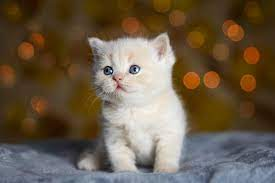
#> input picture Photos/cat.jpg, 275 x 183 px, given in place of the camera
$ python basic.py
#> lines starting #> are read from the running program, lines starting #| are printed output that depends on the picture; after the words box and inside, x2 and y2 are one past the last pixel; in counts of white or black regions, pixels touching at a corner belong together
import cv2 as cv

vid = cv.VideoCapture(0)


while(True):
    ret, frame = vid.read()
#> frame is the input picture: shape (183, 275, 3); mean B, G, R 73.1, 92.5, 107.6

    gray = cv.cvtColor(frame, cv.COLOR_BGR2GRAY)
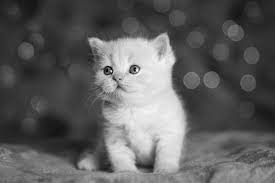
#> gray: shape (183, 275); min 1, max 250, mean 94.8

    cv.imshow('frame', frame)
    cv.imshow('gray', gray)

    # Blur
    blur = cv.GaussianBlur(frame, (5, 5), cv.BORDER_DEFAULT)
    cv.imshow('blur', blur)

    # Edge Cascade
    canny = cv.Canny(blur, 125, 175)
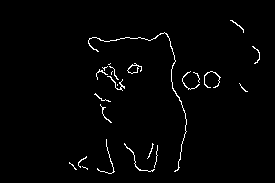
#> canny: shape (183, 275); 1.7% white in thin lines or dots, all inside (x1, y1, x2, y2) = (69, 20, 260, 174)
    cv.imshow('cany', canny)

    # Dilateing the image
    dilated = cv.dilate(canny, (7,7), iterations=3)
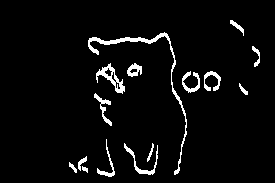
#> dilated: shape (183, 275); 4.3% white; 15 white regions, largest, box (x1, y1, x2, y2) and area: (88, 32, 187, 175) 661, (96, 63, 125, 94) 277, (124, 143, 158, 175) 191
    cv.imshow('dilated', dilated)

    # Eroding
    eroded = cv.erode(dilated, (7,7), iterations=3)
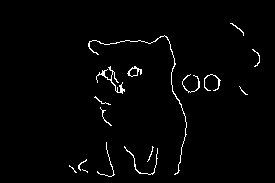
#> eroded: shape (183, 275); 1.9% white in thin lines or dots, all inside (x1, y1, x2, y2) = (69, 23, 260, 177)
    cv.imshow('eroded', eroded)

    # Resize
    resized = cv.resize(frame, (500, 500), interpolation=cv.INTER_CUBIC)
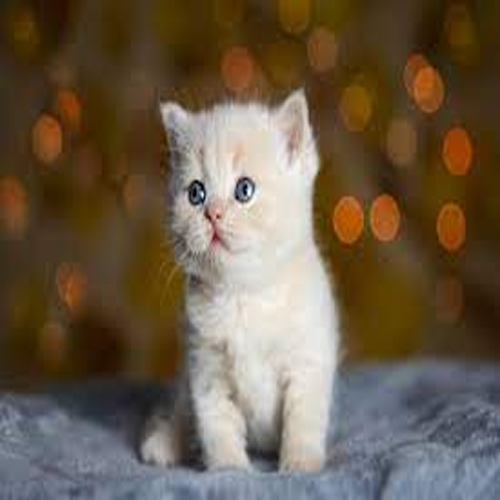
#> resized: shape (500, 500, 3); mean B, G, R 73.1, 92.5, 107.6
    cv.imshow('Resized', resized)

    if cv.waitKey(1) & 0xFF == ord('q'):
#> (key q is pressed here)
        break

vid.release()
cv.destroyAllWindows()

$ run again, on Photos/betterNote.png
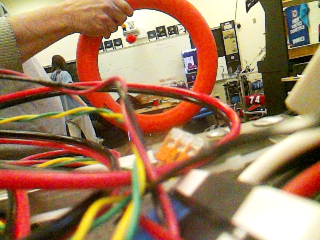
#> input picture Photos/betterNote.png, 320 x 240 px, given in place of the camera
#> frame is the input picture: shape (240, 320, 3); mean B, G, R 91.8, 122.6, 161.2
#> `canny = cv.Canny(blur, 125, 175)`:
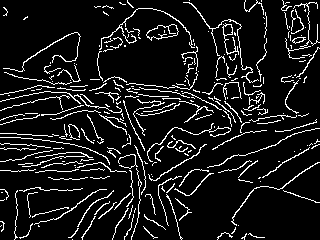
#> canny: shape (240, 320); 9.8% white in thin lines or dots
#> dilated: shape (240, 320); 28.7% white; 44 white regions (6 under 20 px), largest, box (x1, y1, x2, y2) and area: (0, 0, 320, 169) 11894, (0, 124, 142, 240) 3477, (158, 128, 320, 240) 1134
#> eroded: shape (240, 320); 12.8% white in thin lines or dots
#> `resized = cv.resize(frame, (500, 500), interpolation=cv.INTER_CUBIC)`:
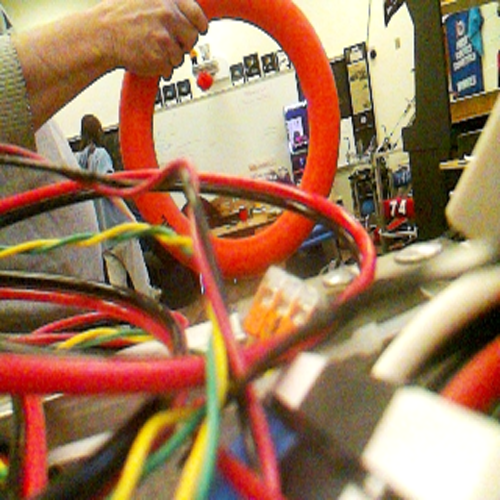
#> resized: shape (500, 500, 3); mean B, G, R 91.8, 122.5, 161.2

$ run again, on Photos/note.png
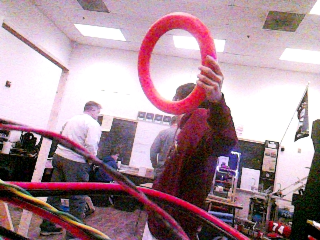
#> input picture Photos/note.png, 320 x 240 px, given in place of the camera
#> frame is the input picture: shape (240, 320, 3); mean B, G, R 150.6, 140.2, 168.7
#> `canny = cv.Canny(blur, 125, 175)`:
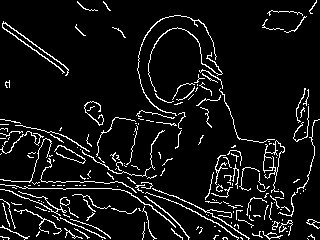
#> canny: shape (240, 320); 7.5% white in thin lines or dots
#> dilated: shape (240, 320); 20.6% white; 37 white regions (5 under 20 px), largest, box (x1, y1, x2, y2) and area: (0, 117, 261, 240) 7267, (136, 15, 320, 240) 3802, (205, 145, 242, 207) 795
#> eroded: shape (240, 320); 9.2% white in thin lines or dots
#> `resized = cv.resize(frame, (500, 500), interpolation=cv.INTER_CUBIC)`:
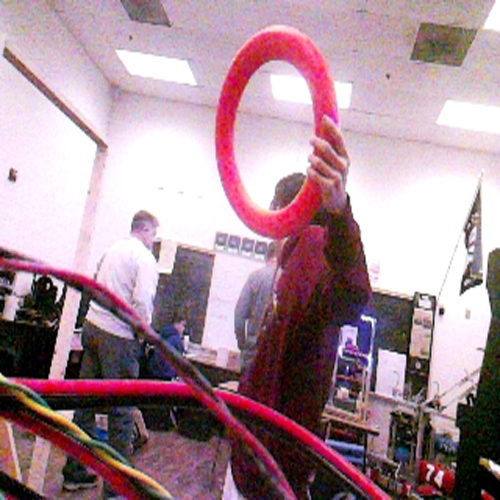
#> resized: shape (500, 500, 3); mean B, G, R 150.6, 140.2, 168.6
